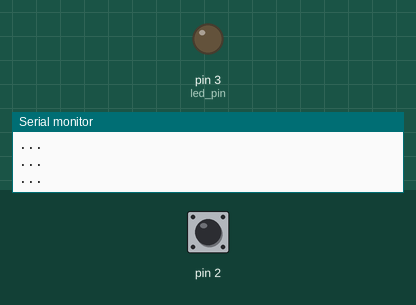
A sketch run on a simulated Arduino Uno, built with avr-gcc and run on an emulated ATmega328P. On the bench: output pins drawn as LEDs (lit = HIGH), the last lines printed to the serial monitor. The test bench sets the inputs (shaded band); at power-on: pin 2 HIGH.

Above: at 1.2 s.
1.3 s: pin 2 driven LOW
At 2.0 s:
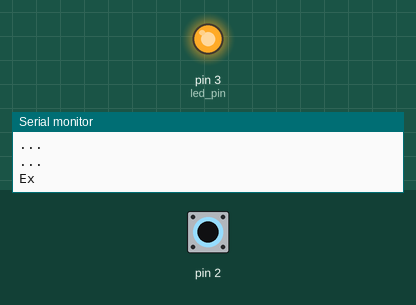
3.8 s: pin 2 pulsed HIGH 2 times (0.12 s each, 0.3 s apart)
At 7.1 s:
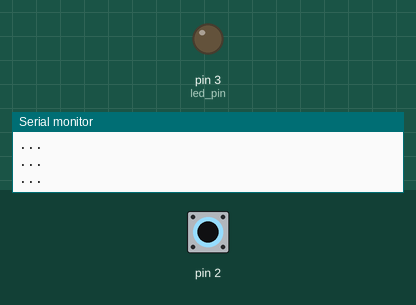
Timing chart, 0 to 8.6 s (numbered marks = the images above; inputs shaded):
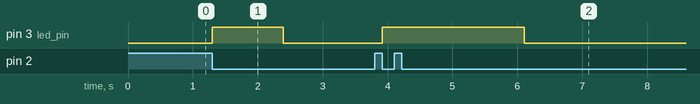

Measured:
- after the input at 1.3 s, pin 3 (led_pin): LOW → HIGH at once, → LOW 1.1 s later
- after the input at 3.8 s, pin 3 (led_pin): LOW → HIGH after 0.12 s, → LOW 2.2 s later

The sketch:

lab4_1.ino
```cpp
/* Team: Sebastian Villa, Logan Morris, Alan Gregory
 * Assignment:
 * In the program above, the external interrupt is set to RISING which occurs with a
 * LOW-to-HIGH transition.  In the ISR, the LED pin is turned on and then turned off after
 * a short delay.  Run the program and fill out the following table.
 *
 * a.  attachInterrupt(0, isr, RISING);
 *                        |___________________Switch status_______________|
 *                        | Not pressed |  Press | Keep pressed | Release |
 * -----------------------|-------------|--------|--------------|---------|
 * |Input to interrupt pin|      H      | H to L |      L       | L to H  | // Noted that our button is normally closed
 * |----------------------|-------------|--------|--------------|---------|
 * |Interrupt? (Yes, No)  |     No      |   No   |     No       |   Yes   |
 * |----------------------|-------------|--------|--------------|---------|
 *
 * Modify your program so that the external interrupt edge selection is HIGH-to-LOW
 * (FALLING instead of RISING) and fill out the following table.
 *
 * b.  attachInterrupt(0, isr, FALLING);
 *                        |___________________Switch status_______________|
 *                        | Not pressed |  Press | Keep pressed | Release |
 * |----------------------|-------------|--------|--------------|---------|
 * |Input to interrupt pin|      H      | H to L |      L       | L to H  | // Noted that our button is normally closed
 * |----------------------|-------------|--------|--------------|---------|
 * |Interrupt? (Yes, No)  |     No      |   Yes  |     No       |   No    |
 * |----------------------|-------------|--------|--------------|---------|
 */

#define led_pin 3
volatile unsigned long i;

void setup() {
  Serial.begin(9600);
  pinMode(led_pin, OUTPUT);
  // Create an interrupt service on interrupt 0
  attachInterrupt(0, isr, FALLING);
}

void loop() {
  Serial.println("...");
  delay(100);
}

void isr(){
  Serial.println("External Interrupt");
  digitalWrite(led_pin,HIGH);
  for(i=0;i<500000;i++); // Give some delay
  //delayMicroseconds(10000);  // another way to add delay
  digitalWrite(led_pin,LOW);
}
```
